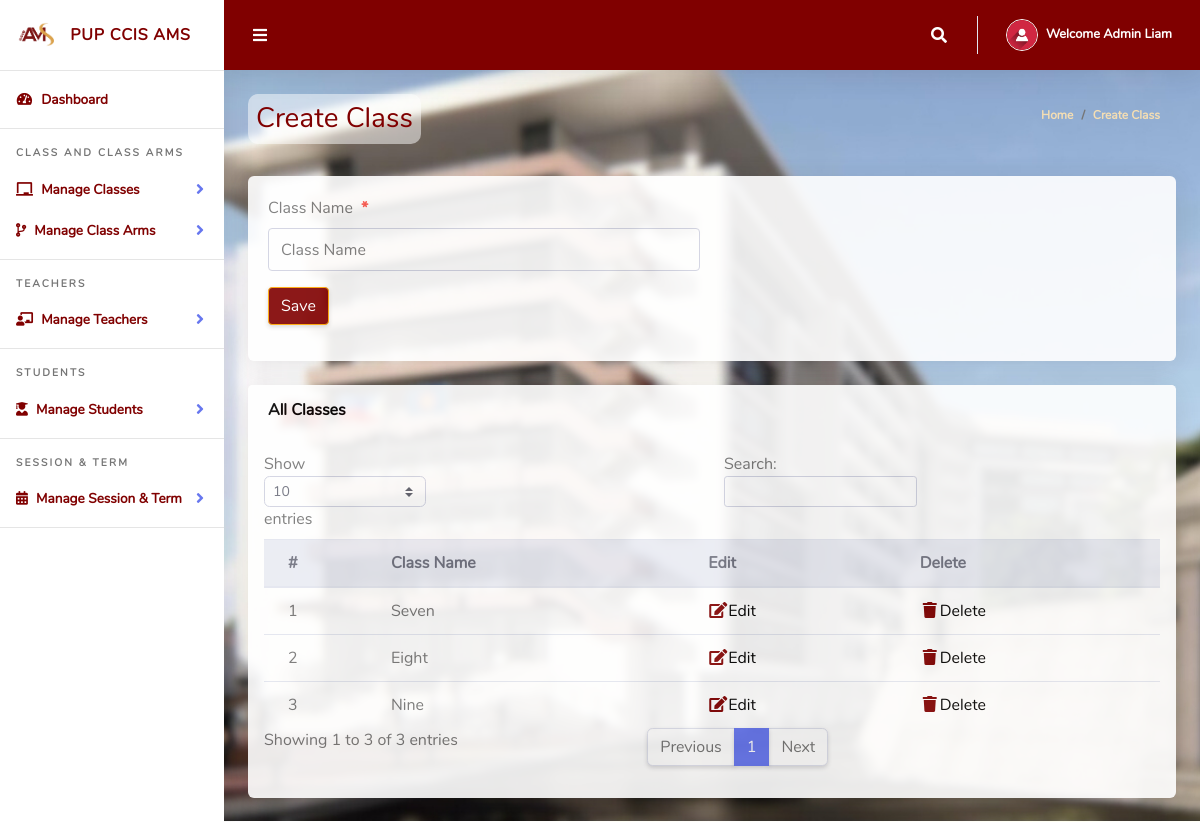
The app's page /Admin/createClass.php (signed in) with its own data.
### tables this page shows
CREATE TABLE `tblclass` (
  `Id` int(10) NOT NULL,
  `className` varchar(255) NOT NULL
);

### Admin/createClass.php (the view, shortened to what this page needs)
<?php
include '../Includes/dbcon.php';
?>
<!DOCTYPE html>
<html lang="en">
<head>
  <link href="../vendor/fontawesome-free/css/all.min.css" rel="stylesheet" type="text/css">
  <link href="../vendor/bootstrap/css/bootstrap.min.css" rel="stylesheet" type="text/css">
  <link href="css/ruang-admin.min.css" rel="stylesheet">
</head>
<body id="page-top">
  <div id="wrapper">
    <?php include "Includes/sidebar.php"; ?>
    <div id="content-wrapper" class="d-flex flex-column">
      <div id="content">
        <?php include "Includes/topbar.php"; ?>
        <div class="container-fluid" id="container-wrapper">
          <div class="d-sm-flex align-items-center justify-content-between mb-4">
            <h1 class="h3">Create Class</h1>
            <ol class="breadcrumb">
              <li class="breadcrumb-item"><a href="./" style="color: wheat;">Home</a></li>
              <li class="breadcrumb-item active" aria-current="page" style="color: wheat;">Create Class</li>
            </ol>
          </div>
          <div class="row">
            <div class="col-lg-12">
              <div class="card mb-4 glass-background">
                <div class="card-body">
                  <form method="post">
                    <div class="form-group row mb-3">
                      <div class="col-xl-6">
                        <label class="form-control-label">Class Name<span class="text-danger ml-2">*</span></label>
                        <input type="text" class="form-control" name="className" value="<?php echo $row['className']; ?>" id="exampleInputFirstName" placeholder="Class Name">
                      </div>
                    </div>
                    <?php
                    if (isset($Id)) {
                    ?>
                      <button type="submit" name="update" class="btn btn-warning" style="background-color: maroon;">Update</button>
                      &nbsp;&nbsp;&nbsp;&nbsp;&nbsp;&nbsp;&nbsp;&nbsp;&nbsp;&nbsp;
                    <?php
                    } else {
                    ?>
                      <button type="submit" name="save" class="btn btn-primary" style="background-color: maroon; border-color: orange;">Save</button>
                    <?php
                    }
                    ?>
                  </form>
                </div>
              </div>
              <div class="row">
                <div class="col-lg-12">
                  <div class="card mb-4  glass-background">
                    <div class="card-header py-3 d-flex flex-row align-items-center justify-content-between">
                      <h6 class="m-0 font-weight-bold" style="color: black;">All Classes</h6>
                    </div>
                    <div class="table-responsive p-3">
                      <table class="table align-items-center table-flush table-hover" id="dataTableHover">
                        <thead class="thead-light">
                          <tr>
                            <th>#</th>
                            <th>Class Name</th>
                            <th>Edit</th>
                            <th>Delete</th>
                          </tr>
                        </thead>
                        <tbody>
                          <?php
                          $query = "SELECT * FROM tblclass";
                          $rs = $conn->query($query);
                          $num = $rs->num_rows;
                          $sn = 0;
                          if ($num > 0) {
                            while ($rows = $rs->fetch_assoc()) {
                              $sn = $sn + 1;
                              echo "
                              <tr>
                                <td>" . $sn . "</td>
                                <td>" . $rows['className'] . "</td>
                                <td><a  style='color: black;' href='?action=edit&Id=" . $rows['Id'] . "'><i class='fas fa-fw fa-edit'></i >Edit</a></td>
                                <td><a  style='color: black;' href='?action=delete&Id=" . $rows['Id'] . "'><i class='fas fa-fw fa-trash'></i>Delete</a></td>
                              </tr>";
                            }
                          } else {
                            echo
                            "<div class='alert alert-danger' role='alert'>
                            No Record Found!
                            </div>";
                          }
                          ?>
                        </tbody>
                      </table>
                    </div>
                  </div>
                </div>
              </div>
            </div>
          </div>
        </div>
      </div>
    </div>
</body>
</html>

### Admin/Includes/topbar.php (shortened to what this page needs)
<?php
$query = "SELECT * FROM tbladmin WHERE Id = " . $_SESSION['userId'] . "";
$rs = $conn->query($query);
$rows = $rs->fetch_assoc();
$fullName = $rows['firstName'] . " " . $rows['lastName'];
?>
<nav class="navbar navbar-expand solid-navbar topbar mb-4 static-top">
  <button id="sidebarToggleTop" class="btn btn-link rounded-circle mr-3">
    <i class="fa fa-bars" style="color: white;"></i>
  </button>
  <ul class="navbar-nav ml-auto">
    <li class="nav-item dropdown no-arrow">
      <a class="nav-link dropdown-toggle" href="#" id="searchDropdown" role="button" data-toggle="dropdown" aria-haspopup="true" aria-expanded="false">
        <i class="fas fa-search fa-fw" style="color: white;"></i>
      </a>
    </li>
    <li class="nav-item dropdown no-arrow">
      <a class="nav-link dropdown-toggle" href="#" id="userDropdown" role="button" data-toggle="dropdown" aria-haspopup="true" aria-expanded="false">
        <img class="img-profile rounded-circle" src="img/user-icn.png" style="max-width: 60px">
        <span class="ml-2 d-none d-lg-inline text-white small"><b style="color: white; "> Welcome <?php echo $fullName; ?></b></span>
      </a>
    </li>
  </ul>
</nav>

### Admin/createClass.php (style rules this page uses)
#content-wrapper { background-image: url('img/pup.jpg'); background-repeat: no-repeat; background-size: cover; }
.h3 { color: maroon; padding: 8px; border-radius: 10px; background-color: rgba(255, 255, 255, 0.5); }
.glass-background { background-color: rgba(255, 255, 255, 0.5); opacity: 0.9; box-shadow: 5px 5px 10px rgba(0, 0, 0, 0.5); }

### Admin/Includes/sidebar.php (style rules this page uses)
span { color: maroon; font-weight: bold; }
i { color: maroon; }

### Admin/Includes/topbar.php (style rules this page uses)
.solid-navbar { background-color: #800000; }

### records on screen
tblclass: className "Seven"
tblclass: className "Eight"
tblclass: className "Nine"

### other values on screen
$fullName "Admin Liam"
